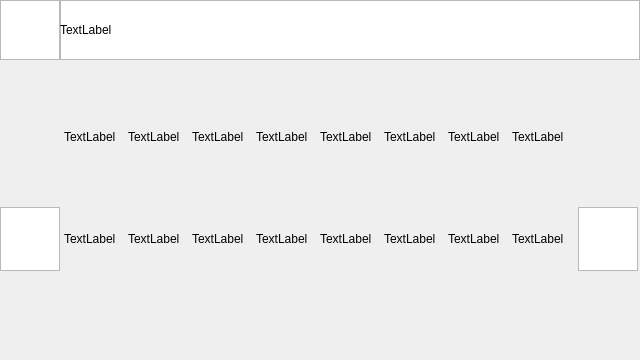
<?xml version="1.0" encoding="UTF-8"?>
<ui version="4.0">
 <class>CaridSettingWindow</class>
 <widget class="QDialog" name="CaridSettingWindow">
  <property name="enabled">
   <bool>true</bool>
  </property>
  <property name="geometry">
   <rect>
    <x>0</x>
    <y>60</y>
    <width>640</width>
    <height>360</height>
   </rect>
  </property>
  <property name="windowTitle">
   <string>Dialog</string>
  </property>
  <widget class="QGraphicsView" name="confirm_button">
   <property name="geometry">
    <rect>
     <x>0</x>
     <y>0</y>
     <width>60</width>
     <height>60</height>
    </rect>
   </property>
  </widget>
  <widget class="QGraphicsView" name="title_bg">
   <property name="geometry">
    <rect>
     <x>60</x>
     <y>0</y>
     <width>580</width>
     <height>60</height>
    </rect>
   </property>
  </widget>
  <widget class="QLabel" name="title">
   <property name="geometry">
    <rect>
     <x>60</x>
     <y>0</y>
     <width>580</width>
     <height>60</height>
    </rect>
   </property>
   <property name="text">
    <string>TextLabel</string>
   </property>
  </widget>
  <!-- 车牌(字符串) -->
  <widget class="QLabel" name="text0">
   <property name="geometry">
    <rect>
     <x>64</x>
     <y>105</y>
     <width>64</width>
     <height>64</height>
    </rect>
   </property>
   <property name="text">
    <string>TextLabel</string>
   </property>
  </widget>
  <widget class="QLabel" name="text1">
   <property name="geometry">
    <rect>
     <x>128</x>
     <y>105</y>
     <width>64</width>
     <height>64</height>
    </rect>
   </property>
   <property name="text">
    <string>TextLabel</string>
   </property>
  </widget>
   <widget class="QLabel" name="text2">
   <property name="geometry">
    <rect>
     <x>192</x>
     <y>105</y>
     <width>64</width>
     <height>64</height>
    </rect>
   </property>
   <property name="text">
    <string>TextLabel</string>
   </property>
  </widget>
   <widget class="QLabel" name="text3">
   <property name="geometry">
    <rect>
     <x>256</x>
     <y>105</y>
     <width>64</width>
     <height>64</height>
    </rect>
   </property>
   <property name="text">
    <string>TextLabel</string>
   </property>
  </widget>
   <widget class="QLabel" name="text4">
   <property name="geometry">
    <rect>
     <x>320</x>
     <y>105</y>
     <width>64</width>
     <height>64</height>
    </rect>
   </property>
   <property name="text">
    <string>TextLabel</string>
   </property>
  </widget>
   <widget class="QLabel" name="text5">
   <property name="geometry">
    <rect>
     <x>384</x>
     <y>105</y>
     <width>64</width>
     <height>64</height>
    </rect>
   </property>
   <property name="text">
    <string>TextLabel</string>
   </property>
  </widget>
   <widget class="QLabel" name="text6">
   <property name="geometry">
    <rect>
     <x>448</x>
     <y>105</y>
     <width>64</width>
     <height>64</height>
    </rect>
   </property>
   <property name="text">
    <string>TextLabel</string>
   </property>
  </widget>
   <widget class="QLabel" name="text7">
   <property name="geometry">
    <rect>
     <x>512</x>
     <y>105</y>
     <width>64</width>
     <height>64</height>
    </rect>
   </property>
   <property name="text">
    <string>TextLabel</string>
   </property>
  </widget>
  <!-- 候选字符(左按钮) -->
  <widget class="QGraphicsView" name="left_button">
   <property name="geometry">
    <rect>
     <x>0</x>
     <y>207</y>
     <width>60</width>
     <height>64</height>
    </rect>
   </property>
  </widget>
  <!-- 候选字符(字符串) -->
  <widget class="QLabel" name="htext0">
   <property name="geometry">
    <rect>
     <x>64</x>
     <y>207</y>
     <width>64</width>
     <height>64</height>
    </rect>
   </property>
   <property name="text">
    <string>TextLabel</string>
   </property>
  </widget>
  <widget class="QLabel" name="htext1">
   <property name="geometry">
    <rect>
     <x>128</x>
     <y>207</y>
     <width>64</width>
     <height>64</height>
    </rect>
   </property>
   <property name="text">
    <string>TextLabel</string>
   </property>
  </widget>
   <widget class="QLabel" name="htext2">
   <property name="geometry">
    <rect>
     <x>192</x>
     <y>207</y>
     <width>64</width>
     <height>64</height>
    </rect>
   </property>
   <property name="text">
    <string>TextLabel</string>
   </property>
  </widget>
   <widget class="QLabel" name="htext3">
   <property name="geometry">
    <rect>
     <x>256</x>
     <y>207</y>
     <width>64</width>
     <height>64</height>
    </rect>
   </property>
   <property name="text">
    <string>TextLabel</string>
   </property>
  </widget>
   <widget class="QLabel" name="htext4">
   <property name="geometry">
    <rect>
     <x>320</x>
     <y>207</y>
     <width>64</width>
     <height>64</height>
    </rect>
   </property>
   <property name="text">
    <string>TextLabel</string>
   </property>
  </widget>
   <widget class="QLabel" name="htext5">
   <property name="geometry">
    <rect>
     <x>384</x>
     <y>207</y>
     <width>64</width>
     <height>64</height>
    </rect>
   </property>
   <property name="text">
    <string>TextLabel</string>
   </property>
  </widget>
   <widget class="QLabel" name="htext6">
   <property name="geometry">
    <rect>
     <x>448</x>
     <y>207</y>
     <width>64</width>
     <height>64</height>
    </rect>
   </property>
   <property name="text">
    <string>TextLabel</string>
   </property>
  </widget>
   <widget class="QLabel" name="htext7">
   <property name="geometry">
    <rect>
     <x>512</x>
     <y>207</y>
     <width>64</width>
     <height>64</height>
    </rect>
   </property>
   <property name="text">
    <string>TextLabel</string>
   </property>
  </widget>
  <widget class="QGraphicsView" name="right_button">
   <property name="geometry">
    <rect>
     <x>578</x>
     <y>207</y>
     <width>60</width>
     <height>64</height>
    </rect>
   </property>
  </widget>
 </widget>
 <resources/>
 <connections/>
</ui>
